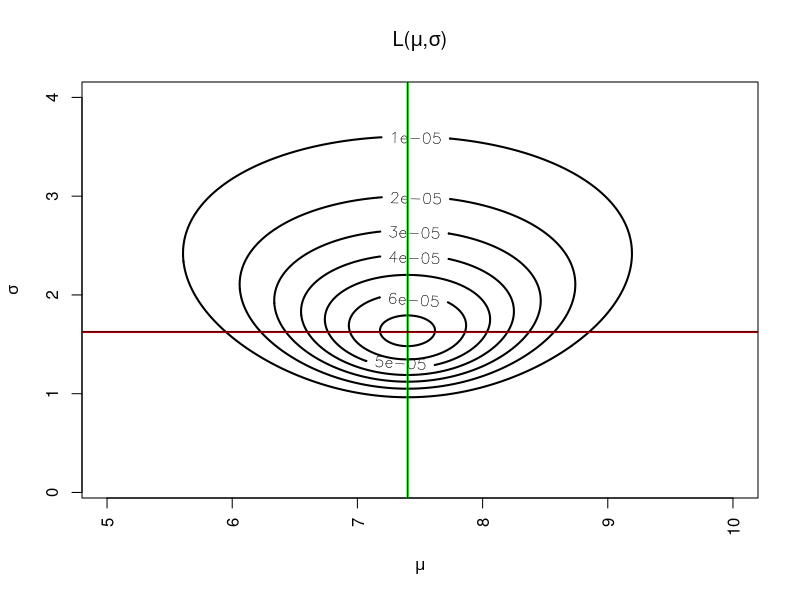

The R source for this figure:
#' mymlnorm
#'
#' @description Function to find maximum likelihood estimates for the population mean and standard deviation.
#' graphs solution for estimated population mean and standard deviation.
#' @param x data
#' @param mu mean
#' @param sig
#' @param ...
#'
#' @return
#' @export
#'
#' @examples
mymlnorm=function(x,mu,sig,...){  #x sample vector
  nmu=length(mu) # number of values in mu
  nsig=length(sig)
  n=length(x) # sample size
  zz=c()    ## initialize a new vector
  lfun=function(x,m,p) log(dnorm(x,mean=m,sd=p))   # log lik for normal
  for(j in 1:nsig){
    z=outer(x,mu,lfun,p=sig[j]) # z a matrix
    # col 1 of z contains lfun evaluated at each x with first value of mu,
    # col2 each x with 2nd value of m
    # all with sig=sig[j]
    y=apply(z,2,sum)
    # y is a vector filled with log lik values,
    # each with a difft mu and all with the same sig[j]
    zz=cbind(zz,y)
    ## zz is the matrix with each column containing log L values, rows difft mu, cols difft sigmas
  }
  maxl=max(exp(zz))
  coord=which(exp(zz)==maxl,arr.ind=TRUE)
  maxlsig=apply(zz,1,max)
  contour(mu,sig,exp(zz),las=3,xlab=expression(mu),ylab=expression(sigma),axes=TRUE,
          main=expression(paste("L(",mu,",",sigma,")",sep="")),...)
  mlx=round(mean(x),2)  # theoretical
  mly=round(sqrt((n-1)/n)*sd(x),2)
  #axis(1,at=c(0:20,mlx),labels=sort(c(0:20,mlx)))
  #axis(2,at=c(0:20,mly),labels=TRUE)
  abline(v=mean(x),lwd=2,col="Green")
  abline(h=sqrt((n-1)/n)*sd(x),lwd=2,col="Red")

  # Now find the estimates from the co-ords
  muest=mu[coord[1]]
  sigest=sig[coord[2]]

  abline(v=muest, h=sigest)
  return(list(x=x,coord=coord,maxl=maxl))
}

mymlnorm(x=c(5,7,7,8,10),mu=seq(5,10,length=1000),sig=seq(0.1,4,length=1000),lwd=2,labcex=1)
